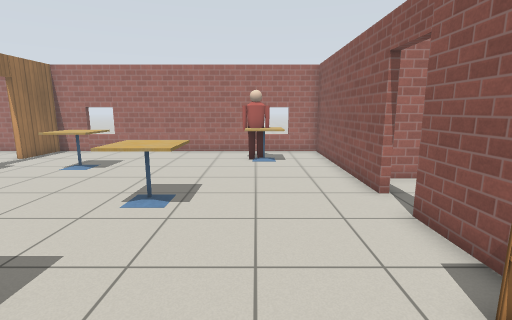
[1] (above)

16 first-person views from a walk through a world built for the Gazebo simulator. The camera is 1.2 m above the floor, tilts 10° down and sees 85° across. The floor is counted in squares, 0.5 m on a side. Each view is taken from the middle of a square. On the plan, view 1 faces up. The plan holds only what a view shows up to about 18 squares ahead; the rest is blank. The place goes on beyond the plan. Robots are left out. Gazebo's built-in surfaces are drawn with simple patterns. Some stock models are drawn as simple stand-ins.

[2]
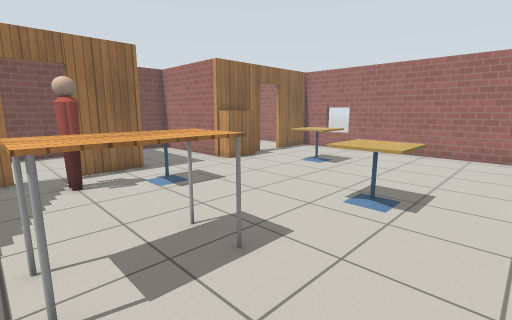

[3]
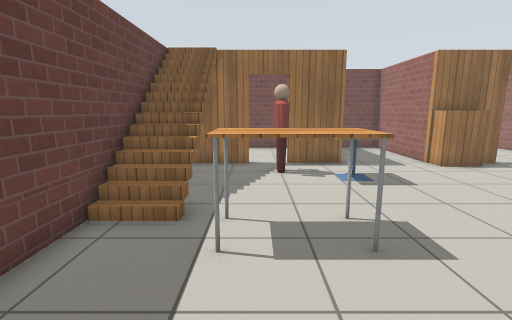

[4]
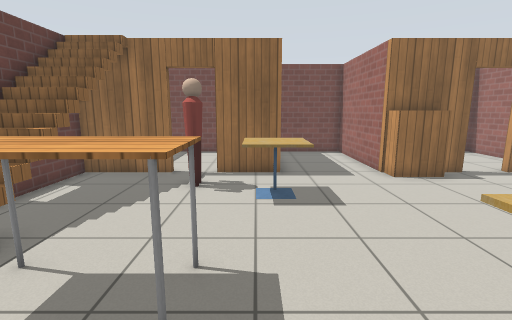

[5]
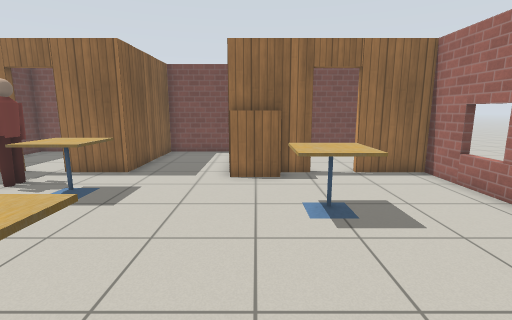

[6]
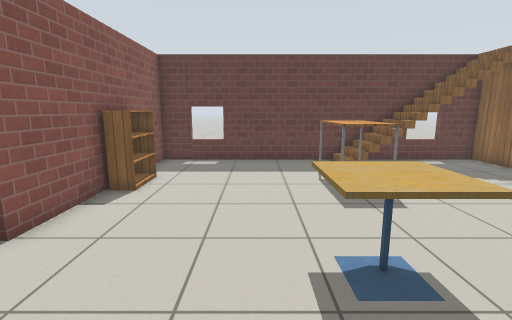

[7]
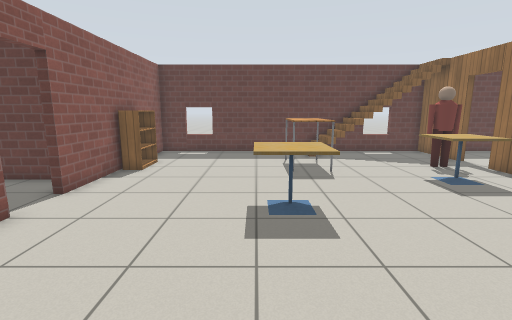

[8]
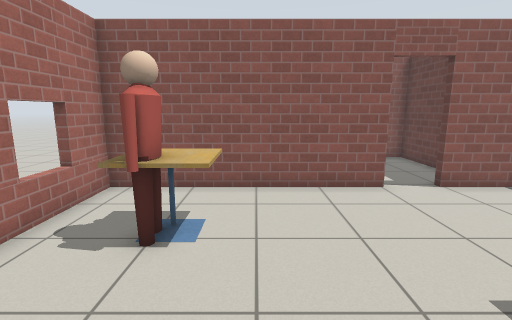

[9]
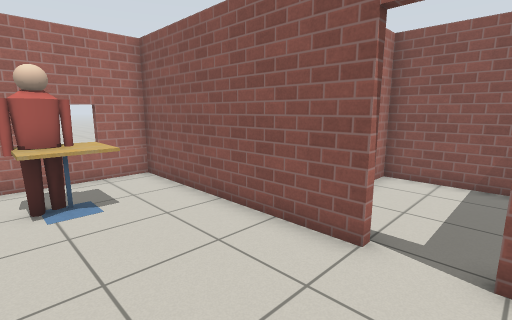

[10]
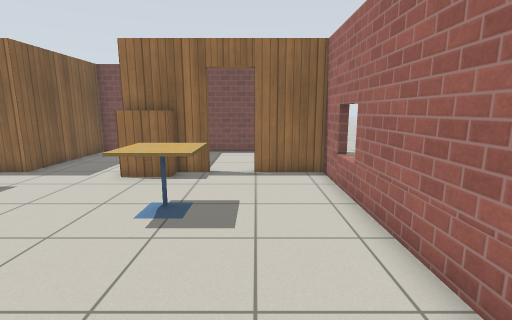

[11]
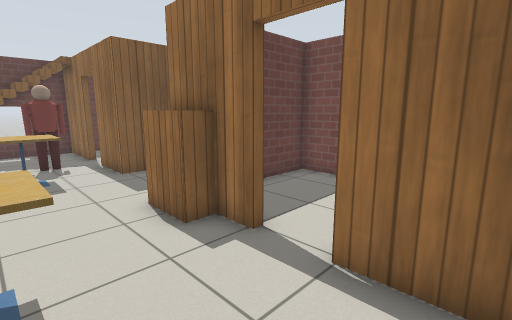

[12]
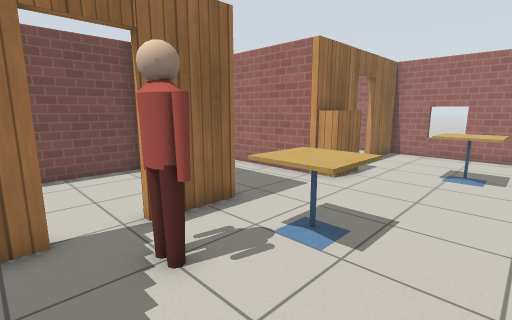

[13]
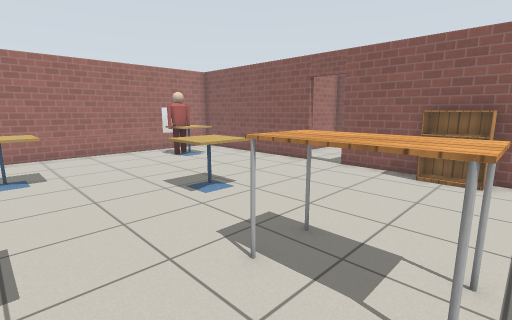

[14]
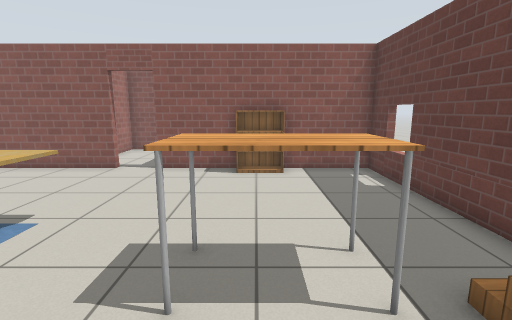

[15]
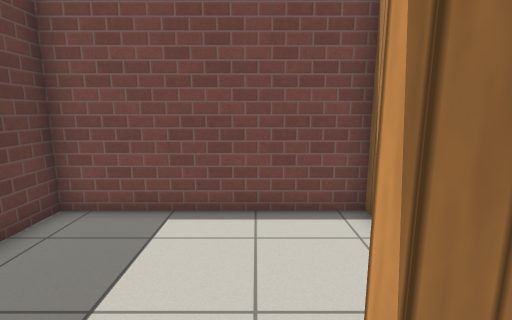

[16]
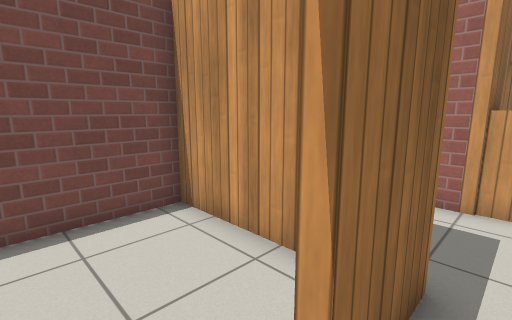

### Floor plan
Points are (right, up) in squares from view 1. A wall is a line through its corners. A room is listed if a view was taken in it or the views show most of it. See-through windows are left out.
Room 1 (views 1, 2, 3, 4, 5, 6, 7, 8, 9, 10, 11, 12, 13, 14, 15, 16)
walls: (-11.8, 12.3) (-11.8, 9) (-17.5, 9) (-17.5, 5) (-11.8, 5) (-11.8, 2.4); (3.6, 7.9) (3.6, 16.7) (-11.8, 16.7) (-11.8, 13.9); (-11.8, 0.8) (-11.8, -2.7) (3.6, -2.7) (3.6, 6.1)
ways out: open door at (-12, 1.5) to room 2; open door at (-12, 13.5) to room 3; open door at (4, 7.5) to room 4
objects: bookshelf (-11, 9) to (-11, 11); person (-10, 2); cafe table (-10, 4) to (-8, 5); stairs (-9, -1) to (-6, -1); cafe table (-8, 11) to (-7, 12); table (-5, 0) to (-4, 3); cafe table (-4, 7) to (-2, 8); cafe table (0, 13) to (1, 13); person (0, 14) to (1, 14); bookshelf (3, 1) to (3, 3)
Room 2 (no view inside)
walls: (-13.6, 4.7) (-17.5, 4.7) (-17.5, -2.7) (-13, -2.7)
ways out: open door at (-12, 1.5) to room 1
Room 3 (no view inside)
walls: (-13.2, 16.7) (-17.5, 16.7) (-17.5, 9.3) (-15.1, 9.3)
ways out: open door at (-12, 13.5) to room 1
Room 4 (no view inside)
walls: (5.1, 4.4) (9.5, 4.4) (9.5, 9.8) (4.8, 9.8)
ways out: open door at (4, 7.5) to room 1

Where each view was taken, in squares from view 1:
view 1: 0 up, 0 right, facing up
view 2: 0 up, 0 right, facing up-left
view 3: 1 up, 1 right, facing left
view 4: 4 up, 1 left, facing left
view 5: 10 up, 1 left, facing left
view 6: 11 up, 1 left, facing down
view 7: 14 up, 2 left, facing down
view 8: 12 up, 5 left, facing right
view 9: 6 up, 1 left, facing up-right
view 10: 14 up, 1 left, facing left
view 11: 16 up, 8 left, facing down-left
view 12: 0 up, 6 left, facing up-left
view 13: 0 up, 8 left, facing up-right
view 14: 2 up, 8 left, facing right
view 15: 2 up, 11 left, facing left
view 16: 1 up, 11 left, facing up-left
